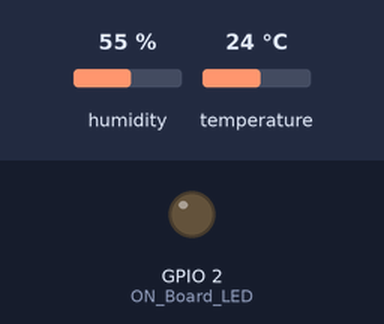
This sketch was run on a simulated ESP8266 (NodeMCU). Parts: output pins drawn as LEDs (lit = HIGH). The inputs (shaded band) are chosen by the test bench; at power-on: humidity 55 %, temperature 24 °C. WiFi joins after 1.5 s; servers stay silent unless stated; what the sketch prints to the serial monitor is not drawn.

Above: at 0.0 s.
At 2.3 s:
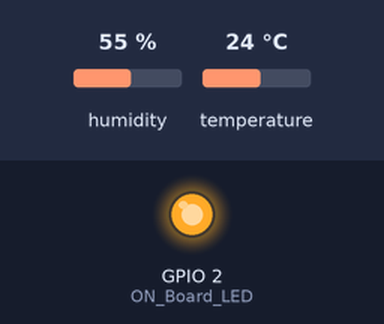
Timing chart, 0 to 3.8 s (numbered marks = the images above):
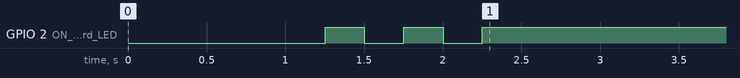

The sketch:

Send_DHT11_Sensor_Data_to_the_Firebase_Realtime_Database.ino
```cpp
//---------------------------------------------------------------------------------Send DHT11 Sensor Data to the Firebase Realtime Database
#include <ESP8266WiFi.h>
#include <FirebaseArduino.h>
#include <ArduinoJson.h>
#include <ESP8266HTTPClient.h>
#include "DHT.h"

#define FIREBASE_HOST "" //--> URL address of your Firebase Realtime Database.
#define FIREBASE_AUTH "" //--> Your firebase database secret code.

#define ON_Board_LED 2  //--> Defining an On Board LED, used for indicators when the process of connecting to a wifi router

#define DHTTYPE DHT11 //--> Defines the type of DHT sensor used (DHT11, DHT21, and DHT22), in this project the sensor used is DHT11.

//----------------------------------------SSID and Password of your WiFi router.
const char* ssid = ""; //--> Your wifi name or SSID.
const char* password = ""; //--> Your wifi password.
//----------------------------------------

const int DHTPin = 5; //--> The pin used for the DHT11 sensor is Pin D1 = GPIO5
DHT dht(DHTPin, DHTTYPE); //--> Initialize DHT sensor, DHT dht(Pin_used, Type_of_DHT_Sensor);

void setup() {
  // put your setup code here, to run once:
  Serial.begin(115200);
  delay(500);

  dht.begin();  //--> Start reading DHT11 sensors
  delay(500);

  WiFi.begin(ssid, password); //--> Connect to your WiFi router
  Serial.println("");

  pinMode(ON_Board_LED,OUTPUT); //--> On Board LED port Direction output
  digitalWrite(ON_Board_LED, HIGH); //--> Turn off Led On Board

  //----------------------------------------Wait for connection
  Serial.print("Connecting");
  while (WiFi.status() != WL_CONNECTED) {
    Serial.print(".");
    //----------------------------------------Make the On Board Flashing LED on the process of connecting to the wifi router.
    digitalWrite(ON_Board_LED, LOW);
    delay(250);
    digitalWrite(ON_Board_LED, HIGH);
    delay(250);
    //----------------------------------------
  }
  //----------------------------------------
  digitalWrite(ON_Board_LED, HIGH); //--> Turn off the On Board LED when it is connected to the wifi router.
  //----------------------------------------If successfully connected to the wifi router, the IP Address that will be visited is displayed in the serial monitor
  Serial.println("");
  Serial.print("Successfully connected to : ");
  Serial.println(ssid);
  Serial.print("IP address: ");
  Serial.println(WiFi.localIP());
  Serial.println();
  //----------------------------------------

  //----------------------------------------Firebase Realtime Database Configuration.
  Firebase.begin(FIREBASE_HOST, FIREBASE_AUTH);
  //----------------------------------------
}

void loop() {
  // put your main code here, to run repeatedly:

  //----------------------------------------Reading Temperature and Humidity
  // Reading temperature or humidity takes about 250 milliseconds!
  // Sensor readings may also be up to 2 seconds 'old' (its a very slow sensor)
  int h = dht.readHumidity(); //--> Read humidity.
  float t = dht.readTemperature(); //--> Read temperature as Celsius (the default).
  // float tf = dht.readTemperature(true); //--> // Read temperature as Fahrenheit (isFahrenheit = true)

  // Check if any reads failed and exit early (to try again).
  if (isnan(h) || isnan(t)) {
    Serial.println(" Failed to load DHT sensor !");
    delay(1000);
    return;
  }
  //----------------------------------------

  Serial.print(F("Humidity: "));
  Serial.print(h);
  Serial.print(F("%  Temperature: "));
  Serial.print(t);
  Serial.println(F("°C "));

  //----------------------------------------Send Humidity data to the Firebase Realtime Database.
  Firebase.setInt("DHT11SensorData/Humidity",h); //--> Command or code for sending data (Integer data type) to the Firebase Realtime Database.

  // Conditions for handling errors.
  if (Firebase.failed()) {
      Serial.print("setting Humidity failed :");
      Serial.println(Firebase.error());
      delay(500);
      return;
  }
  //----------------------------------------

  //----------------------------------------Send Temperature data to the Firebase Realtime Database.
  Firebase.setFloat("DHT11SensorData/Temperature",t); //--> Command or code for sending data (Float data type) to Firebase Realtime Database.

  // Conditions for handling errors.
  if (Firebase.failed()) {
      Serial.print("setting Temperature failed :");
      Serial.println(Firebase.error());
      delay(500);
      return;
  }
  //----------------------------------------

  Serial.println("Setting successful");
  Serial.println();

  /*
  //----------------------------------------Following are the methods if you want to send Temperature and Humidity values in the String data type.
  String strHum = String(h); //--> Convert Humidity value to String data type.
  String strTem = String(t); //--> Convert Temperature values to the String data type.

  Firebase.setString("DHT11SensorData/Humidity",strHum); //--> Command or code for sending Humidity data in the form of a String data type to the Firebase Realtime Database.

  // Conditions for handling errors.
  if (Firebase.failed()) {
      Serial.print("setting Humidity failed :");
      Serial.println(Firebase.error());
      delay(500);
      return;
  }

  Firebase.setString("DHT11SensorData/Temperature",strTem); //--> Command or code for sending Temperature data in the form of a String data type to the Firebase Realtime Database.

  // Conditions for handling errors.
  if (Firebase.failed()) {
      Serial.print("setting Temperature failed :");
      Serial.println(Firebase.error());
      delay(500);
      return;
  }

  Serial.println("Setting successful");
  Serial.println();
  //----------------------------------------
  */

  delay(5000);
}
```
